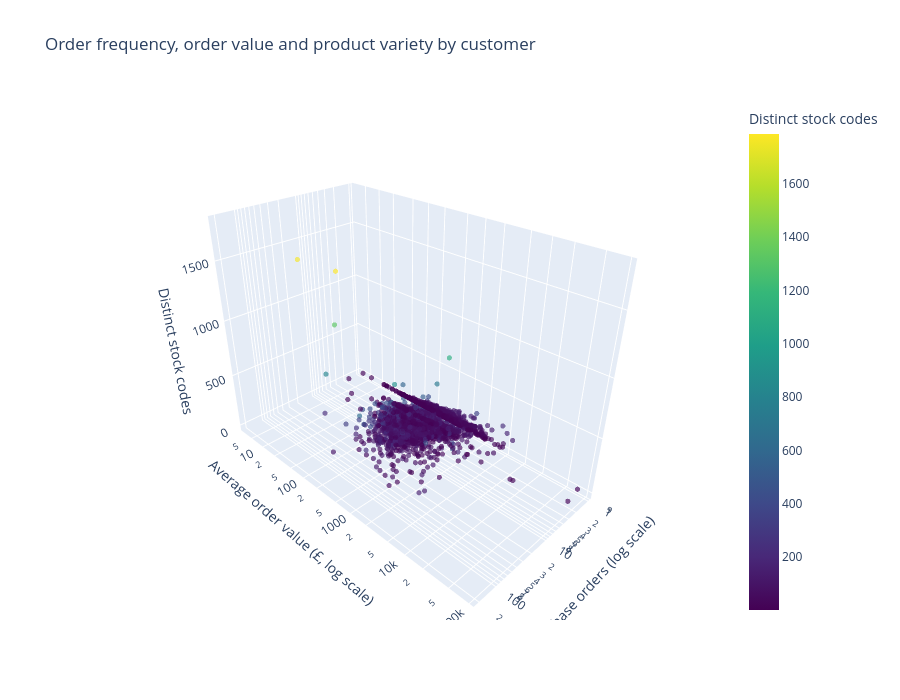

Notebook code for this chart:
### Code cell
import plotly.express as px

# Make the customer ID available as a hover label
customer_3d = customer_summary.reset_index()
customer_3d["CustomerID"] = customer_3d["CustomerID"].astype(int).astype(str)

# Create the interactive 3D scatter plot
fig = px.scatter_3d(
    customer_3d,
    x="Orders",
    y="AverageOrderValue",
    z="DistinctProducts",
    color="DistinctProducts",
    hover_name="CustomerID",
    hover_data={"AverageOrderValue": ":,.2f", "PurchaseValue": ":,.2f"},
    log_x=True,
    log_y=True,
    opacity=0.65,
    color_continuous_scale="Viridis",
    labels={
        "Orders": "Purchase orders",
        "AverageOrderValue": "Average order value (£)",
        "DistinctProducts": "Distinct stock codes",
        "PurchaseValue": "Total purchase value (£)"
    },
    title="Order frequency, order value and product variety by customer"
)

# Use small markers so overlapping customers are easier to see
fig.update_traces(marker=dict(size=3))

# Set the axis labels and starting view
fig.update_layout(
    scene=dict(
        xaxis_title="Purchase orders (log scale)",
        yaxis_title="Average order value (£, log scale)",
        zaxis_title="Distinct stock codes"
    ),
    scene_camera=dict(eye=dict(x=1.5, y=1.5, z=1.2)),
    height=700
)

fig.show()

### Figure 1 — Plotly figure (JSON) as saved in the notebook; plotly's stock layout.template omitted (floating-point values rounded to 4 significant figures; data arrays with more than 128 entries replaced by an {"elided": "..."} marker saying what was removed)
{"data": [{"customdata": {"elided": "4338x1 float values"}, "hovertemplate": "<b>%{hovertext}</b><br><br>Purchase orders=%{x}<br>Average order value (£)=%{y:,.2f}<br>Distinct stock codes=%{marker.color}<br>Total purchase value (£)=%{customdata[0]:,.2f}<extra></extra>", "hovertext": {"elided": "4338 str values"}, "legendgroup": "", "marker": {"color": {"elided": "4338 int values"}, "coloraxis": "coloraxis", "opacity": 0.65, "size": 3, "symbol": "circle"}, "mode": "markers", "name": "", "scene": "scene", "showlegend": false, "type": "scatter3d", "x": {"elided": "4338 int values"}, "y": {"elided": "4338 float values"}, "z": {"elided": "4338 int values"}}], "layout": {"coloraxis": {"colorbar": {"title": {"text": "Distinct stock codes"}}, "colorscale": [[0, "#440154"], [0.1111, "#482878"], [0.2222, "#3e4989"], [0.3333, "#31688e"], [0.4444, "#26828e"], [0.5556, "#1f9e89"], [0.6667, "#35b779"], [0.7778, "#6ece58"], [0.8889, "#b5de2b"], [1, "#fde725"]]}, "height": 700, "legend": {"tracegroupgap": 0}, "scene": {"camera": {"eye": {"x": 1.5, "y": 1.5, "z": 1.2}}, "domain": {"x": [0, 1], "y": [0, 1]}, "xaxis": {"title": {"text": "Purchase orders (log scale)"}, "type": "log"}, "yaxis": {"title": {"text": "Average order value (£, log scale)"}, "type": "log"}, "zaxis": {"title": {"text": "Distinct stock codes"}}}, "title": {"text": "Order frequency, order value and product variety by customer"}}}
